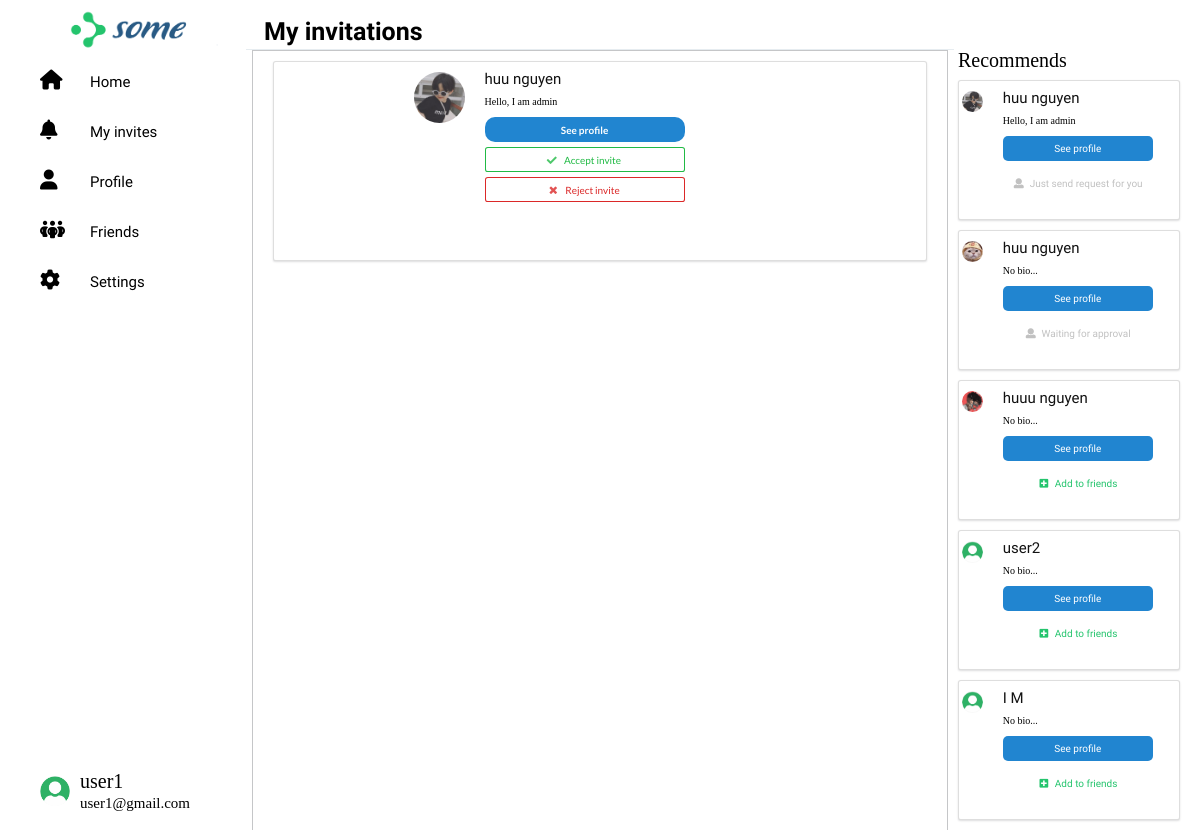
Before: /my-invites/ (signed in) with the older database file.
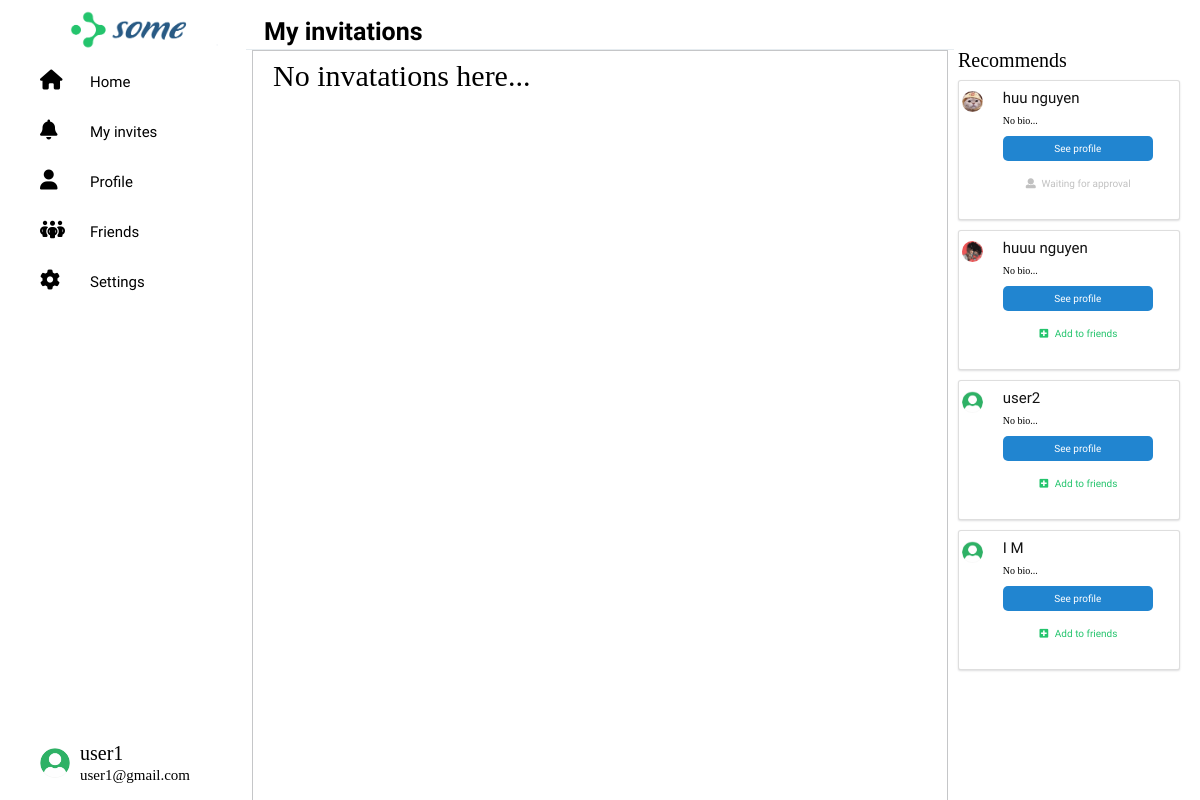
After: the same page with the newer database file.
### Home/models.py (models this page shows, shortened)
class Profile(models.Model):
    user = models.OneToOneField(User, null=True, on_delete=models.CASCADE)
    bio = models.TextField(default="No bio...", max_length=300, null=True, blank=True)
    ava_pic = models.ImageField(default='default_ava.png', upload_to="profile")
    background_pic = models.ImageField(default='default_background.png', upload_to="profile")
    friends = models.ManyToManyField(User, blank=True, related_name='friends')
    slug = models.SlugField(unique=True, blank=True)
    updated = models.DateTimeField(auto_now=True)
    created = models.DateTimeField(auto_now_add=True)
    objects = ProfileManager()
    def get_fullname(self):
        if self.user.first_name and self.user.last_name:
            return f"{self.user.first_name} {self.user.last_name}"
        return f"{self.user.username}"
    __initial_first_name = None
    __initial_last_name = None
    def __init__(self, *args, **kwargs):
        super().__init__(*args, **kwargs)
        self.__initial_first_name = self.user.first_name
        self.__initial_last_name = self.user.last_name
    def get_absolute_url(self):
        return reverse("profile_detail_view", kwargs={"slug": self.slug})

### Home/views.py (the view)
# urls.py: path('my-invites/', invites_received_view, name='my_invites'),
def invites_received_view(request):
    profile = Profile.objects.get(user=request.user)
    qs = Relationship.objects.invatations_received(profile)
    results = list(map(lambda x: x.sender, qs))
    is_empty = False
    user = request.user
    rel_qs = Profile.objects.get_all_profiles_to_invite(user)
    rel_r = Relationship.objects.filter(sender=profile)
    rel_s = Relationship.objects.filter(receiver=profile)
    rel_receiver = []
    rel_sender = []
    for item in rel_r:
        rel_receiver.append(item.receiver.user)
    for item in rel_s:
        rel_sender.append(item.sender.user)
    if len(results) == 0:
        is_empty = True
    context = {
        'rel_qs': rel_qs,
        'rel_receiver': rel_receiver,
        'rel_sender': rel_sender,
        'qs': results,
        'is_empty': is_empty,
        }
    return render(request, 'my_invites.html', context)

### Home/models.py (called while the page is built)
    def get_all_profiles_to_invite(self, sender):
        profiles = Profile.objects.all().exclude(user=sender)
        profile = Profile.objects.get(user=sender)
        qs = Relationship.objects.filter(Q(sender=profile) | Q(receiver=profile))
        accepted = set([])
        for rel in qs:
            if rel.status == 'accepted':
                accepted.add(rel.receiver)
                accepted.add(rel.sender)
        available = [profile for profile in profiles if profile not in accepted]
        return available

    def invatations_received(self, receiver):
        qs = Relationship.objects.filter(receiver=receiver, status='send')
        return qs

### Home/templates/my_invites.html (shortened to what this page needs)
{% extends 'base.html' %}
{% block title %}
  My invitations
{% endblock %}
{% block content %}
{% if is_empty %}
    <h1 style="font-size: 3rem;">No invatations here...</h1>
{% endif %}
{% for obj in qs %}
    <div class="ui segment">
        <div class="ui grid">
            <div class="row">
                <div class="three wide column">
                    <img src="{{obj.ava_pic.url}}" alt="Avatar" class="ui small circular image">
                </div>
                <div class="thirteen wide column">
                    <h3><strong>{{obj.get_fullname}}</strong></h3>
                    <br>
                    <p>{{obj.bio}}</p>
                    <br>
                    <a href="{{obj.get_absolute_url}}"><button class="ui primary button w-big mb-5">See profile</button></a>
                    <form action="{% url 'accept_invite' %}" method="POST">
                        <button type="submit" class="ui positive basic button w-big mb-5">
                            <i class="check icon"></i>
                            Accept invite
                        </button>
                    </form>
                    <form action="{% url 'reject_invite' %}" method="POST">
                        <button type="submit" class="ui negative basic button w-big mb-5">
                            <i class="close icon"></i>
                            Reject invite
                        </button>
                    </form>
                </div>
            </div>
        </div>
    </div>
{% endfor %}
{% endblock %}

### Home/templates/base.html (shortened to what this page needs)
<!DOCTYPE html>
<html lang="en">
	<head>
		{%load static%}
		<link
			rel="stylesheet"
			href="https://cdnjs.cloudflare.com/ajax/libs/font-awesome/6.2.0/css/all.min.css"
 />
		<link rel="stylesheet" type='text/css' href="https://cdnjs.cloudflare.com/ajax/libs/semantic-ui/2.2.14/semantic.min.css">
		<link
			href="https://cdn.jsdelivr.net/npm/bootstrap@5.2.2/dist/css/bootstrap.min.css"
			rel="stylesheet"
 />
		<link rel="stylesheet" href="{% static 'css/reset.css'%}" />
		<link rel="stylesheet" href="{% static 'css/styles.css'%}" />
		<link rel="stylesheet" href="{% static 'css/styles2.css'%}" />
		<link rel="stylesheet" href="{% static 'css/profile.css'%}" />
		<link rel="stylesheet" href="{% static 'css/layout_light.css'%}" />
		<link rel="stylesheet" href="{% static 'css/styles3.css'%}" />
		<link rel="stylesheet" href="{% static 'css/responsive.css'%}" />
	</head>
	<body>
		<div class="socical">
			<img src="{% static 'img/logo_ver2.png'%}" alt="Logo" class="socical--logo" />
			<div class="category">{% include 'category.html' %}</div>
			<nav class="head heading">{% block title %}{% endblock %}</nav>
			<div class="main">{% block content %}{% endblock %}</div>
			<div class="box">{% include 'recommends.html' %}
			{% for obj in rel_qs %}
				<div class="recomment">
					<div class="ui grid">
						<div class="row">
							<div class="three wide column">
								<img src="{{obj.ava_pic.url}}" alt="Avatar" class="ui small circular image">
							</div>
							<div class="thirteen wide column">
								<h3><strong>{{obj.get_fullname}}</strong></h3>
								<br>
								<p>{{obj.bio}}</p>
								<br>
								<a href="{{obj.get_absolute_url}}">
									<button class="button button__effect">See profile</button>
								</a>
								<br><br>
								{% if obj.user not in rel_receiver and obj.user not in rel_sender %}
									<form action="{% url 'send_invite' %}" method="POST">
										<button type="submit" class="button button__add"><i class="plus square icon"></i>
											Add to friends
										</button>
									</form>
								{% endif %}
								{% if obj.user in rel_receiver and request.user not in obj.friends.all %}
									<button class="button"><i class="user icon"></i>
										Waiting for approval
									</button>
								{% endif %}
								{% if obj.user in rel_sender and request.user not in obj.friends.all %}
									<button class="button"><i class="user icon"></i>
										Just send request for you
									</button>
								{% endif %}
							</div>
						</div>
					</div>
				</div>
			{% endfor %}
			</div>
		</div>
	</body>
</html>

Changed rows visible on the page:
no longer on this page (row edited): Profile: ava_pic (picture), get_fullname "huu nguyen", bio "Hello, I am admin", shows "Just send request for you"
Other visible differences:
text now shown: "No invatations here..."
